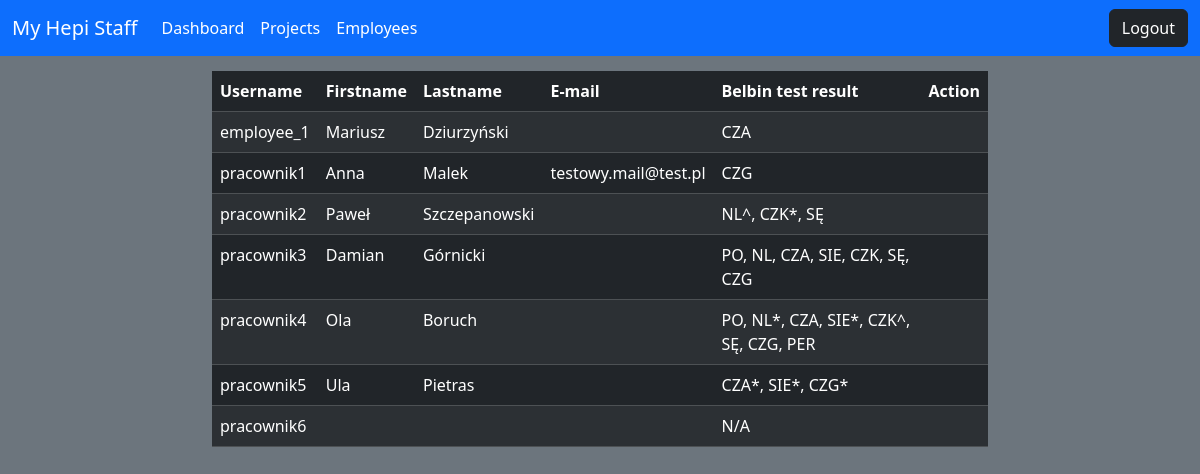
Screenshot of /employee/ (signed in) with the database file from the repository.
### account/models.py (models this page shows, shortened)
class Employee(models.Model):
    account = models.OneToOneField(Account, on_delete=models.CASCADE)
    address = models.CharField(max_length=250, blank=False, null=False)
    post_code = models.CharField(max_length=6, blank=False, null=False)
    city = models.CharField(max_length=150, blank=False, null=False)
    created = models.DateTimeField(auto_now_add=True)
    updated = models.DateTimeField(auto_now=True)
    is_active = models.BooleanField(_('active'), default=True)
    competences = models.ManyToManyField(Competence,
                                         related_name='competence_joined',
                                         blank=True)
    description = models.TextField(blank=True, null=True)
    belbin_test_result = models.CharField(max_length=10, blank=False, default='N/A', null=False)

class Account(models.Model):
    user = models.OneToOneField(User, on_delete=models.CASCADE)
    is_employee = models.BooleanField(default=True, blank=False)
    is_employer = models.BooleanField(default=False, blank=False)

### account/views.py (the view)
# urls.py: path('employee/', views.EmployerEmployeesView.as_view(), name='employee-list'),
class EmployerEmployeesView(TemplateView, LoginRequiredMixin):
    template_name = 'account/employer/employee/list.html'
    def get(self, request, *args, **kwargs):
        context = self.get_context_data()
        return render(request, self.template_name, context=context)
    def get_context_data(self, **kwargs: Any) -> dict[str, Any]:
        context = super().get_context_data(**kwargs)
        user_id = self.request.user.id
        context['account'] = Account.objects.get(user_id=user_id)
        if context['account'].is_employer:
            context['employees'] = Employee.objects.all()
        return context

### account/templates/account/employer/employee/list.html
{% extends "base.html" %}
{% block content %}
<div class="row justify-content-md-center" style="margin-top: 15px;">
    <div class="col-md-8">
        <table class="table table-dark table-striped">
            <thead>
                <tr>
                    <th scope="col">Username</th>
                    <th scope="col">Firstname</th>
                    <th scope="col">Lastname</th>
                    <th scope="col">E-mail</th>
                    <th scope="col">Belbin test result</th>
                    <th scope="col">Action</th>
                </tr>
            </thead>
            <tbody>
                {% if employees|length == 0 %}
                <tr>
                    <td colspan="6">No results.</td>
                </tr>
                {% else %}
                    {% for e in employees %}
                    <tr>
                        <td>{{ e.account.user.username }}</td>
                        <td>{{ e.account.user.first_name }}</td>
                        <td>{{ e.account.user.last_name }}</td>
                        <td>{{ e.account.user.email }}</td>
                        <td>{{ e.belbin_test_result }}</td>
                        <td>
                        </td>
                    </tr>
                    {% endfor %}
                {% endif %}
            </tbody>
        </table>
    </div>
</div>
{% endblock %}

### account/templates/base.html (shortened to what this page needs)
{% load static %}
<!DOCTYPE html>
<html>
    <head>
        <link href="{% static "css/bootstrap.min.css" %}" rel="stylesheet">
    </head>
    <body class="bg-secondary">
        {% if request.user.is_authenticated %}
            {% include 'default/navbar.html' %}
        {% endif %}
        <div class="container-fluid">
            {% block content %}
            {% endblock %}
        </div>
</body>
</html>

### account/templates/default/navbar.html (shortened to what this page needs)
<nav class="navbar navbar-expand-lg navbar-dark bg-primary">
    <div class="container-fluid">
      <a class="navbar-brand" href="/">My Hepi Staff</a>
      <div class="collapse navbar-collapse" id="navbarText">
        <ul class="navbar-nav me-auto mb-2 mb-lg-0">
          <li class="nav-item">
            <a class="nav-link active" aria-current="page" href="{% url 'dashboard' %}">Dashboard</a>
          </li>
          {% if account.is_employer %}
            <li class="nav-item">
              <a class="nav-link active" aria-current="page" href="{% url 'project-list' %}">Projects</a>
            </li>
            <li class="nav-item">
              <a class="nav-link active" aria-current="page" href="{% url 'employee-list' %}">Employees</a>
            </li>
          {% endif %}
        </ul>
        {% if request.user.is_authenticated %}
            <form method="post" action="{% url 'logout' %}">
                <button type="submit" class="btn btn-dark">Logout</button>
            </form>
        {% endif %}
      </div>
    </div>
  </nav>

### rows the page displays
Employee: account.user.username "employee_1", account.user.first_name "Mariusz", account.user.last_name "Dziurzyński", belbin_test_result "CZA"
Employee: account.user.username "pracownik1", account.user.first_name "Anna", account.user.last_name "Malek", account.user.email "testowy.mail@test.pl", belbin_test_result "CZG"
Employee: account.user.username "pracownik2", account.user.first_name "Paweł", account.user.last_name "Szczepanowski", belbin_test_result "NL^, CZK*, SĘ"
Employee: account.user.username "pracownik3", account.user.first_name "Damian", account.user.last_name "Górnicki", belbin_test_result "PO, NL, CZA, SIE, CZK, SĘ, CZG"
Employee: account.user.username "pracownik4", account.user.first_name "Ola", account.user.last_name "Boruch", belbin_test_result "PO, NL*, CZA, SIE*, CZK^, SĘ, CZG, PER"
Employee: account.user.username "pracownik5", account.user.first_name "Ula", account.user.last_name "Pietras", belbin_test_result "CZA*, SIE*, CZG*"
Employee: account.user.username "pracownik6", belbin_test_result "N/A"
